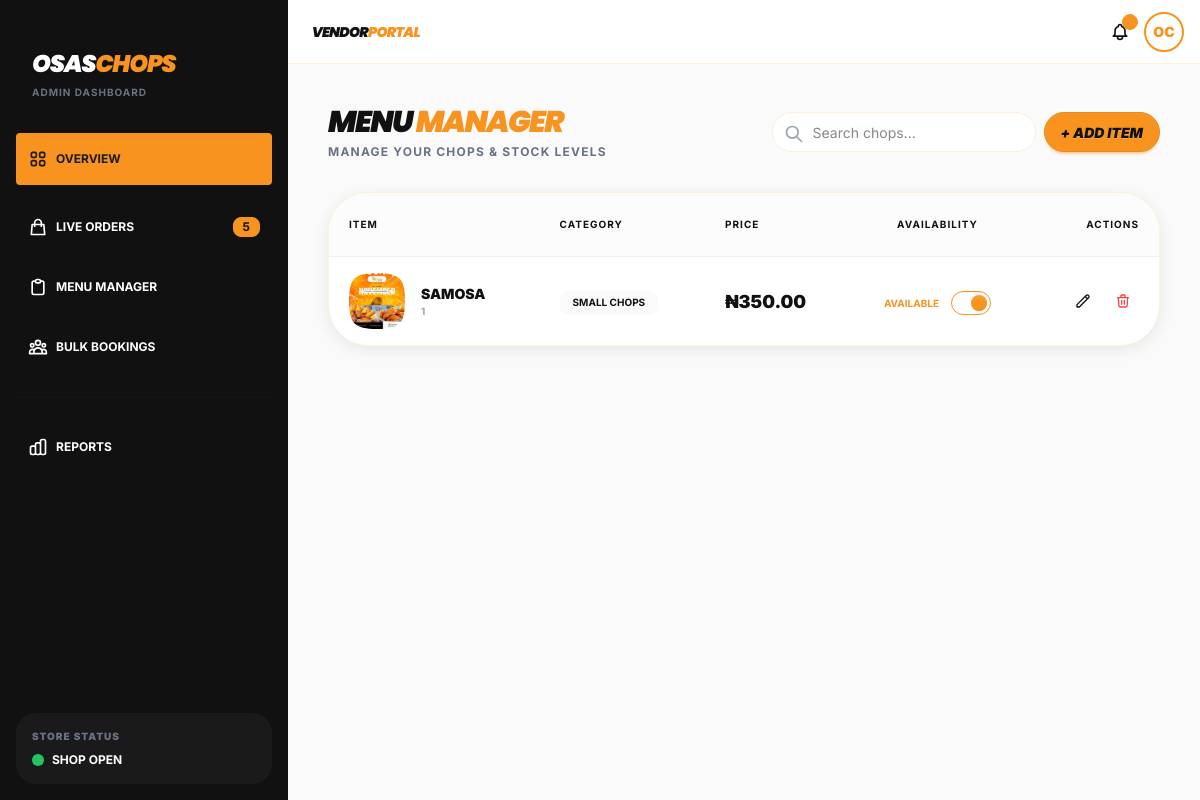
Screenshot of /vendor/menu/ with the database file from the repository.
### shop/models.py (models this page shows, shortened)
class Product(models.Model):
    category = models.ForeignKey(Category, related_name='products', on_delete=models.CASCADE)
    name = models.CharField(max_length=200)
    description = models.TextField(blank=True)
    price = models.DecimalField(max_digits=10, decimal_places=2)
    image = models.ImageField(upload_to='chops/')
    is_available = models.BooleanField(default=True) # The toggle we built
    is_featured = models.BooleanField(default=False) # For the home page hero

class Category(models.Model):
    name = models.CharField(max_length=100)
    slug = models.SlugField(unique=True, blank=True)
    class Meta:
        verbose_name_plural = "Categories"

### vendor/views.py (the view, shortened to what this page needs)
# urls.py: path("menu/", views.MenuListView.as_view(), name="vendor_menu"),
class MenuListView(View):
    def get(self, request):
        product = Product.objects.all()
        form = ProductForm()
        search_query = request.GET.get('search')
        if search_query:
            product = product.filter(
                Q(name__icontains=search_query) |
                Q(category__name__icontains=search_query)
            )
        context = {
            "menu_item":product,
            "form":form,
        }
        return render(request, "vendor/menu_page.html", context)

### vendor/forms.py
class ProductForm(forms.ModelForm):
    class Meta:
        model = Product
        exclude = ["is_featured", "is_available"]
        widgets = {
            "name":forms.TextInput(attrs={
                "class": "input input-bordered rounded-xl bg-base-200 border-none focus:ring-2 focus:ring-primary"
            }),
            "category":forms.Select(attrs={
                "class": "select select-bordered rounded-xl bg-base-200 border-none focus:ring-2 focus:ring-primary"
            }),
            "price":forms.NumberInput(attrs={
                "class": "input input-bordered rounded-xl bg-base-200 border-none focus:ring-2 focus:ring-primary"
            }),
            "image":forms.FileInput(attrs={
                "class":"file-input file-input-bordered file-input-primary w-full rounded-xl bg-base-200 border-none"
            }),
            "description":forms.Textarea(attrs={
                "class":"textarea textarea-bordered  rounded-xl bg-base-200 border-none focus:ring-2 focus:ring-primary"
            }),
        }

### cart/context_processors.py (called while the page is built)
def cart_context_processor(request):
    cart = Cart(request)
    return {"cart":cart}

### vendor/templates/vendor/menu_page.html (shortened to what this page needs)
{% extends 'vendor_base.html' %}
{% load static %}
{% block vendor_content %}
<div class="space-y-8">
    <div class="flex flex-col md:flex-row justify-between items-center gap-4">
        <div>
            <h1 class="text-3xl font-heading font-black uppercase italic tracking-tighter">
                Menu <span class="text-primary">Manager</span>
            </h1>
            <p class="text-xs font-bold text-gray-500 uppercase tracking-widest mt-1">Manage your chops & stock levels</p>
        </div>
        <div class="flex gap-2 w-full md:w-auto">
            <form method="GET" class="relative grow">
                <input type="text" name="search" value="{{ request.GET.search|default:'' }}"
                        placeholder="Search chops..."
                        class="input input-bordered w-full rounded-2xl bg-white border-cream pl-10 focus:ring-primary">
                <svg xmlns="http://www.w3.org/2000/svg" class="h-5 w-5 absolute left-3 top-3 text-gray-400" fill="none" viewBox="0 0 24 24" stroke="currentColor"><path stroke-linecap="round" stroke-linejoin="round" stroke-width="2" d="M21 21l-6-6m2-5a7 7 0 11-14 0 7 7 0 0114 0z" /></svg>
            </form>
            <button type="button" class="btn btn-primary rounded-2xl font-black uppercase italic" onclick=" openFormModal()">+ Add Item</button>
        </div>
    </div>
    <div class="bg-white rounded-[2.5rem] shadow-soft border border-cream overflow-hidden">
        <table class="table table-lg w-full">
            <thead class="bg-base-200/50">
                <tr class="text-charcoal font-black uppercase text-[10px] tracking-widest border-none">
                    <th class="py-6">Item</th>
                    <th>Category</th>
                    <th>Price</th>
                    <th class="text-center">Availability</th>
                    <th class="text-right">Actions</th>
                </tr>
            </thead>
            <tbody class="font-medium">
                {% for item in menu_item %}
                <tr class="border-b border-cream/50 hover:bg-cream/5 transition-colors">
                    <td>
                        <div class="flex items-center gap-4">
                            <div class="avatar">
                                <div class="mask mask-squircle w-14 h-14">
                                    <img src="{{ item.image.url }}" alt="{{ item.name }}" />
                                </div>
                            </div>
                            <div>
                                <div class="font-black text-charcoal uppercase text-sm">{{ item.name }}</div>
                                <div class="text-[10px] text-gray-400 uppercase font-bold">{{ item.id|slice:":8" }}</div>
                            </div>
                        </div>
                    </td>
                    <td>
                        <span class="badge badge-ghost font-bold text-[10px] uppercase px-3">{{ item.category.name }}</span>
                    </td>
                    <td class="font-black text-charcoal">₦{{ item.price }}</td>
                    <td class="text-center">
                        <div class="form-control items-center">
                            <label class="label cursor-pointer gap-3">
                                <span class="label-text font-bold text-[10px] uppercase {% if item.is_available %}text-primary{% else %}text-gray-400{% endif %}">
                                    {% if item.is_available %}Available{% else %}Unavailable{% endif %}
                                </span>
                                <input type="checkbox"
                                       class="toggle toggle-primary toggle-md"
                                       {% if item.is_available %}checked{% endif %}
                                       onchange="toggleAvailability('{{ item.id }}', this.checked, this)" />
                            </label>
                        </div>
                    </td>
                    <td class="text-right">
                        <div class="flex justify-end gap-2">
                            <button onclick="openFormModal('{{item.id}}')" class="btn btn-ghost btn-circle btn-sm"><svg xmlns="http://www.w3.org/2000/svg" class="h-4 w-4" fill="none" viewBox="0 0 24 24" stroke="currentColor"><path stroke-linecap="round" stroke-linejoin="round" stroke-width="2" d="M15.232 5.232l3.536 3.536m-2.036-5.036a2.5 2.5 0 113.536 3.536L6.5 21.036H3v-3.572L16.732 3.732z" /></svg></button>
                            <button onclick="openDeleteModal('{{item.id}}')" class="btn btn-ghost btn-circle btn-sm text-error"><svg xmlns="http://www.w3.org/2000/svg" class="h-4 w-4" fill="none" viewBox="0 0 24 24" stroke="currentColor"><path stroke-linecap="round" stroke-linejoin="round" stroke-width="2" d="M19 7l-.867 12.142A2 2 0 0116.138 21H7.862a2 2 0 01-1.995-1.858L5 7m5 4v6m4-6v6m1-10V4a1 1 0 00-1-1h-4a1 1 0 00-1 1v3M4 7h16" /></svg></button>
                        </div>
                    </td>
                </tr>
                {% endfor %}
            </tbody>
        </table>
    </div>
</div>
{% endblock %}

### templates/vendor_base.html (style rules this page uses)
:root { --font-heading: 'Poppins', sans-serif; --font-body: 'Inter', sans-serif; }
body { font-family: var(--font-body); }
.font-heading { font-family: var(--font-heading); }

### rows the page displays
Product: image (picture), name "SAMOSA", id "1", category.name "SMALL CHOPS", price "350.00", shows "AVAILABLE", is_available "☑"
